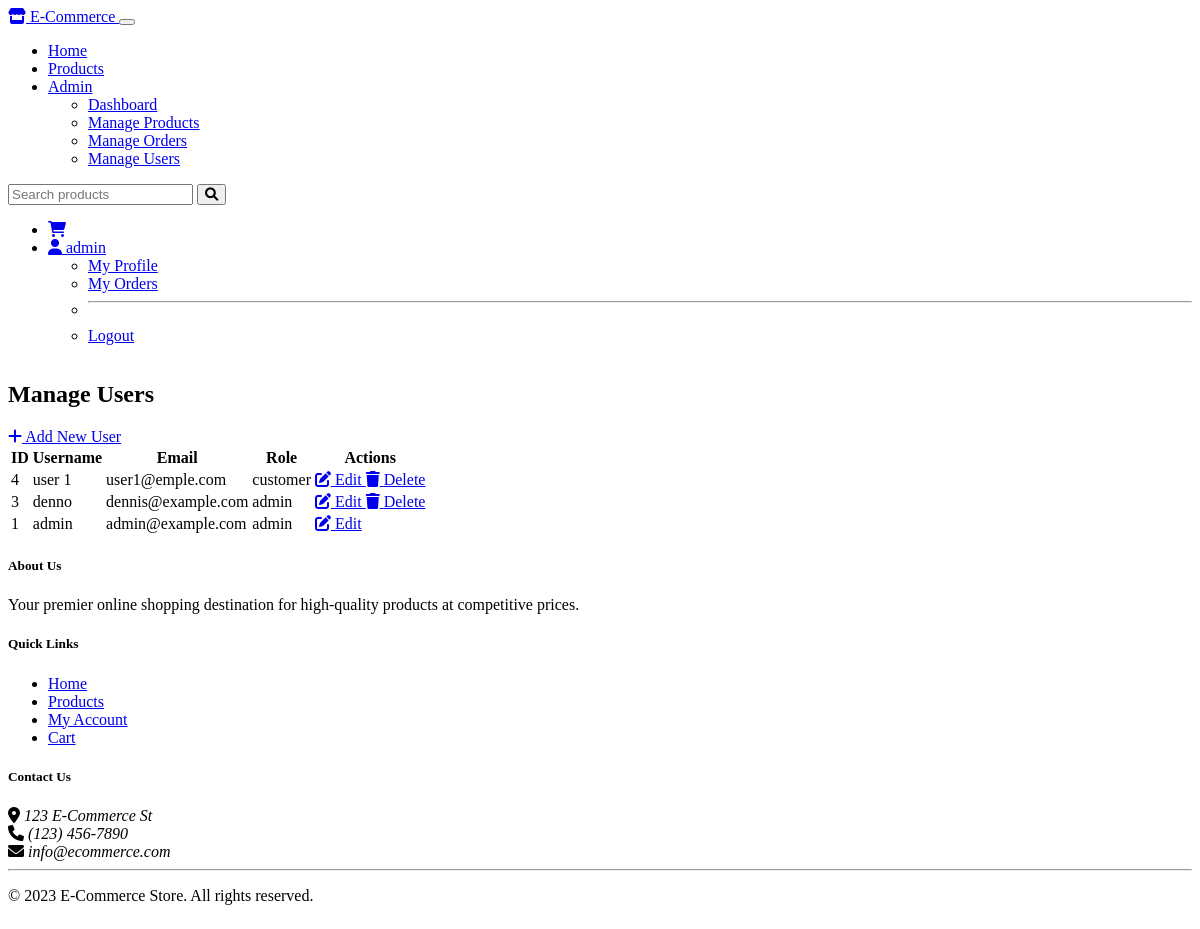
Page /admin/users (signed in) on the committed database.
### tables this page shows
CREATE TABLE users (
        id INTEGER PRIMARY KEY AUTOINCREMENT,
        username TEXT UNIQUE NOT NULL,
        email TEXT UNIQUE NOT NULL,
        password TEXT NOT NULL,
        role TEXT NOT NULL DEFAULT 'customer'
    );

### admin.py (the view)
@admin_bp.route('/users')
@login_required
@admin_required
def users():
    conn = get_db_connection()
    users = conn.execute('SELECT * FROM users ORDER BY id DESC').fetchall()
    conn.close()
    return render_template('admin/users.html', users=users)

### admin.py (called while the page is built)
def admin_required(f):
    @wraps(f)
    def decorated_function(*args, **kwargs):
        if not current_user.is_authenticated or current_user.role != 'admin':
            abort(403)
        return f(*args, **kwargs)
    return decorated_function

### app.py (called while the page is built)
def get_db_connection():
    conn = sqlite3.connect(DATABASE)
    conn.row_factory = sqlite3.Row
    return conn

### models.py (called while the page is built)
@login_manager.user_loader
def load_user(user_id):
    return User.get_by_id(user_id)

    @staticmethod
    def get_by_id(user_id):
        conn = get_db_connection()
        user = conn.execute('SELECT * FROM users WHERE id = ?', (user_id,)).fetchone()
        conn.close()
        if user:
            return User(
                id=user['id'],
                username=user['username'],
                email=user['email'],
                role=user['role']
            )
        return None

### templates/admin/users.html (shortened to what this page needs)
{% extends 'base.html' %}
{% block content %}
<div class="container">
    {% if is_edit %}
        <div class="row mb-4">
            <div class="col-12">
                <div class="d-flex justify-content-between align-items-center">
                    <h2>Edit User</h2>
                    <a href="{{ url_for('admin.users') }}" class="btn btn-secondary">Back to Users</a>
                </div>
            </div>
        </div>
        <div class="row">
            <div class="col-md-6 mx-auto">
                <div class="card">
                    <div class="card-body">
                        <form method="POST" action="{{ url_for('admin.edit_user', user_id=user.id) }}">
                            <div class="mb-3">
                                <label for="username" class="form-label">Username*</label>
                                <input type="text" class="form-control" id="username" name="username" value="{{ user.username }}" required>
                            </div>
                            <div class="mb-3">
                                <label for="email" class="form-label">Email*</label>
                                <input type="email" class="form-control" id="email" name="email" value="{{ user.email }}" required>
                            </div>
                            <div class="mb-3">
                                <label for="role" class="form-label">Role*</label>
                                <select class="form-select" id="role" name="role" required>
                                    <option value="admin" {% if user.role == 'admin' %}selected{% endif %}>Admin</option>
                                    <option value="customer" {% if user.role == 'customer' %}selected{% endif %}>Customer</option>
                                </select>
                            </div>
                            <div class="d-grid gap-2">
                                <button type="submit" class="btn btn-primary">Update User</button>
                            </div>
                        </form>
                    </div>
                </div>
            </div>
        </div>
    {% else %}
        <div class="row mb-4">
            <div class="col-12">
                <div class="d-flex justify-content-between align-items-center">
                    <h2>Manage Users</h2>
                    <a href="{{ url_for('admin.add_user') }}" class="btn btn-success">
                        <i class="fas fa-plus"></i> Add New User
                    </a>
                </div>
            </div>
        </div>
        <div class="row">
            <div class="col-12">
                <div class="card">
                    <div class="card-body">
                        {% if users %}
                        <div class="table-responsive">
                            <table class="table table-hover">
                                <thead>
                                    <tr>
                                        <th>ID</th>
                                        <th>Username</th>
                                        <th>Email</th>
                                        <th>Role</th>
                                        <th>Actions</th>
                                    </tr>
                                </thead>
                                <tbody>
                                    {% for user in users %}
                                    <tr>
                                        <td>{{ user.id }}</td>
                                        <td>{{ user.username }}</td>
                                        <td>{{ user.email }}</td>
                                        <td>
                                            <span class="badge bg-{% if user.role == 'admin' %}danger{% else %}info{% endif %}">
                                                {{ user.role }}
                                            </span>
                                        </td>
                                        <td>
                                            <div class="btn-group" role="group">
                                                <a href="{{ url_for('admin.edit_user', user_id=user.id) }}" class="btn btn-sm btn-warning">
                                                    <i class="fas fa-edit"></i> Edit
                                                </a>
                                                {% if user.id != current_user.id %}
                                                <a href="{{ url_for('admin.delete_user', user_id=user.id) }}" class="btn btn-sm btn-danger" onclick="return confirm('Are you sure you want to delete this user?')">
                                                    <i class="fas fa-trash"></i> Delete
                                                </a>
                                                {% endif %}
                                            </div>
                                        </td>
                                    </tr>
                                    {% endfor %}
                                </tbody>
                            </table>
                        </div>
                        {% else %}
                        <div class="alert alert-info">No users found.</div>
                        {% endif %}
                    </div>
                </div>
            </div>
        </div>
    {% endif %}
</div>
{% endblock %}

### templates/base.html (shortened to what this page needs)
<!DOCTYPE html>
<html lang="en" data-bs-theme="dark">
<head>
    <link rel="stylesheet" href="https://cdn.replit.com/agent/bootstrap-agent-dark-theme.min.css">
    <link rel="stylesheet" href="https://cdnjs.cloudflare.com/ajax/libs/font-awesome/6.0.0/css/all.min.css">
    <link rel="stylesheet" href="{{ url_for('static', filename='css/custom.css') }}">
</head>
<body>
    <nav class="navbar navbar-expand-lg navbar-dark bg-dark">
        <div class="container">
            <a class="navbar-brand" href="{{ url_for('index') }}">
                <i class="fas fa-store"></i> E-Commerce
            </a>
            <button class="navbar-toggler" type="button" data-bs-toggle="collapse" data-bs-target="#navbarNav" aria-controls="navbarNav" aria-expanded="false" aria-label="Toggle navigation">
            </button>
            <div class="collapse navbar-collapse" id="navbarNav">
                <ul class="navbar-nav me-auto">
                    <li class="nav-item">
                        <a class="nav-link" href="{{ url_for('index') }}">Home</a>
                    </li>
                    <li class="nav-item">
                        <a class="nav-link" href="{{ url_for('shop.products') }}">Products</a>
                    </li>
                    {% if current_user.is_authenticated %}
                        {% if current_user.role == 'admin' %}
                            <li class="nav-item dropdown">
                                <a class="nav-link dropdown-toggle" href="#" id="adminDropdown" role="button" data-bs-toggle="dropdown" aria-expanded="false">
                                    Admin
                                </a>
                                <ul class="dropdown-menu" aria-labelledby="adminDropdown">
                                    <li><a class="dropdown-item" href="{{ url_for('admin.dashboard') }}">Dashboard</a></li>
                                    <li><a class="dropdown-item" href="{{ url_for('admin.products') }}">Manage Products</a></li>
                                    <li><a class="dropdown-item" href="{{ url_for('admin.orders') }}">Manage Orders</a></li>
                                    <li><a class="dropdown-item" href="{{ url_for('admin.users') }}">Manage Users</a></li>
                                </ul>
                            </li>
                        {% endif %}
                    {% endif %}
                </ul>
                <form class="d-flex me-2" action="{{ url_for('shop.products') }}" method="GET">
                    <input class="form-control me-2" type="search" name="search" placeholder="Search products" aria-label="Search">
                    <button class="btn btn-outline-light" type="submit">
                        <i class="fas fa-search"></i>
                    </button>
                </form>
                <ul class="navbar-nav">
                    {% if current_user.is_authenticated %}
                        <li class="nav-item">
                            <a class="nav-link position-relative" href="{{ url_for('cart.view_cart') }}">
                                <i class="fas fa-shopping-cart"></i>
                            </a>
                        </li>
                        <li class="nav-item dropdown">
                            <a class="nav-link dropdown-toggle" href="#" id="userDropdown" role="button" data-bs-toggle="dropdown" aria-expanded="false">
                                <i class="fas fa-user"></i> {{ current_user.username }}
                            </a>
                            <ul class="dropdown-menu dropdown-menu-end" aria-labelledby="userDropdown">
                                <li><a class="dropdown-item" href="{{ url_for('shop.profile') }}">My Profile</a></li>
                                <li><a class="dropdown-item" href="{{ url_for('shop.orders') }}">My Orders</a></li>
                                <li><hr class="dropdown-divider"></li>
                                <li><a class="dropdown-item" href="{{ url_for('auth.logout') }}">Logout</a></li>
                            </ul>
                        </li>
                    {% endif %}
                </ul>
            </div>
        </div>
    </nav>
    <main class="py-4">
        {% block content %}{% endblock %}
    </main>
    <footer class="bg-dark text-white py-4 mt-5">
        <div class="container">
            <div class="row">
                <div class="col-md-4">
                    <h5>About Us</h5>
                    <p>Your premier online shopping destination for high-quality products at competitive prices.</p>
                </div>
                <div class="col-md-4">
                    <h5>Quick Links</h5>
                    <ul class="list-unstyled">
                        <li><a href="{{ url_for('index') }}" class="text-white">Home</a></li>
                        <li><a href="{{ url_for('shop.products') }}" class="text-white">Products</a></li>
                        {% if current_user.is_authenticated %}
                            <li><a href="{{ url_for('shop.profile') }}" class="text-white">My Account</a></li>
                            <li><a href="{{ url_for('cart.view_cart') }}" class="text-white">Cart</a></li>
                        {% else %}
                            <li><a href="{{ url_for('auth.login') }}" class="text-white">Login</a></li>
                            <li><a href="{{ url_for('auth.register') }}" class="text-white">Register</a></li>
                        {% endif %}
                    </ul>
                </div>
                <div class="col-md-4">
                    <h5>Contact Us</h5>
                    <address>
                        <i class="fas fa-map-marker-alt"></i> 123 E-Commerce St<br>
                        <i class="fas fa-phone"></i> (123) 456-7890<br>
                        <i class="fas fa-envelope"></i> info@ecommerce.com
                    </address>
                </div>
            </div>
            <hr>
            <div class="text-center">
                <p>&copy; 2023 E-Commerce Store. All rights reserved.</p>
            </div>
        </div>
    </footer>
</body>
</html>

### static/css/custom.css (style rules this page uses)
body { min-height: 100vh; display: flex; flex-direction: column; }
main { flex: 1; }

### rows in the picture
users: username "admin", id "1", email "admin@example.com", role "admin"
users: id "4", username "user 1", email "user1@emple.com", role "customer"
users: id "3", username "denno", email "dennis@example.com", role "admin"
